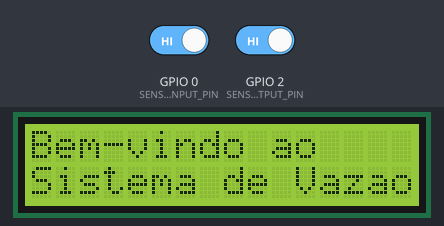
The sketch below on a simulated ESP32. Parts: 16×2 character LCD. The inputs (shaded band) are chosen by the test bench; at power-on: GPIO 0 (SENSOR_INPUT_PIN) HIGH, GPIO 2 (SENSOR_OUTPUT_PIN) HIGH. What the sketch prints to the serial monitor is not drawn.

Above: at 0.1 s.
At 10.2 s:
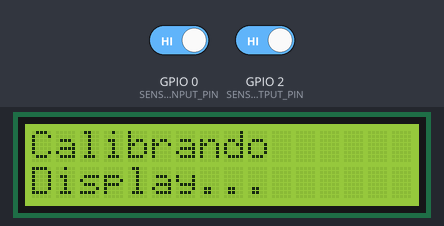
At 25.2 s:
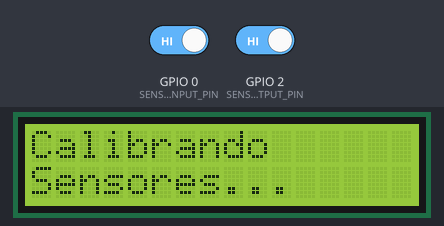
At 45.2 s:
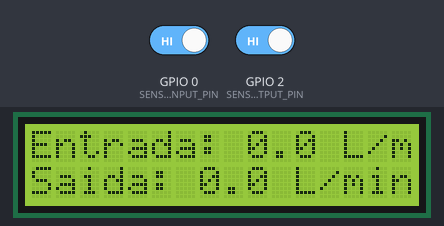

Measured:
- what the display in image 1 shows lasts 15.0 s, from 10.1 s to 25.1 s
- what the display in image 2 shows lasts 20.1 s, from 25.1 s to 45.2 s

The sketch:

TesteDisplayeSensoresVazao.ino
```cpp
#include <Wire.h>
#include <LiquidCrystal_I2C.h>

#define SENSOR_INPUT_PIN 0   // Pino digital para sensor de entrada de água (GPIO19)
#define SENSOR_OUTPUT_PIN 2  // Pino digital para sensor de saída de água (GPIO18)

volatile int inputFlowCount = 0;  // Contador de pulsos do sensor de entrada
volatile int outputFlowCount = 0; // Contador de pulsos do sensor de saída

float inputFlowRate = 0.0;        // Vazão de entrada em litros por minuto
float outputFlowRate = 0.0;       // Vazão de saída em litros por minuto
float totalWater = 0.0;           // Total de água (em litros) armazenada

unsigned long lastTime = 0;

// Definindo os pinos SDA e SCL no ESP8266
#define SDA_PIN 12
#define SCL_PIN 14

// Definindo o display LCD com o endereço 0x27 e 16 colunas por 2 linhas
LiquidCrystal_I2C lcd(0x27, 16, 2);

void IRAM_ATTR sensorInputInterrupt() {
  inputFlowCount++;  // Incrementa quando o sensor de entrada detecta um pulso
}

void IRAM_ATTR sensorOutputInterrupt() {
  outputFlowCount++;  // Incrementa quando o sensor de saída detecta um pulso
}

void setup() {
  Serial.begin(115200);  // Inicializa a comunicação serial

  // Configura os pinos I2C com o SDA e SCL definidos
  Wire.begin(SDA_PIN, SCL_PIN); // Configura os pinos I2C

  // Inicializando o LCD

  lcd.backlight();  // Liga o backlight

  lcd.begin(16, 2);
  lcd.clear();
  lcd.setCursor(0, 0);
  lcd.print("Bem-vindo ao");
  lcd.setCursor(0, 1);
  lcd.print("Sistema de Vazao");

  delay(10000);  // Espera 2 segundos para exibir a saudação

  // Calibrando display
  lcd.clear();
  lcd.setCursor(0, 0);
  lcd.print("Calibrando");
  lcd.setCursor(0, 1);
  lcd.print("Display...");
  delay(15000);  // Espera 1.5 segundos

  // Calibrando sensores de vazão
  lcd.clear();
  lcd.setCursor(0, 0);
  lcd.print("Calibrando");
  lcd.setCursor(0, 1);
  lcd.print("Sensores...");
  delay(20000);  // Espera 1.5 segundos

  // Define os pinos dos sensores como entrada com resistor pull-up
  pinMode(SENSOR_INPUT_PIN, INPUT_PULLUP);
  pinMode(SENSOR_OUTPUT_PIN, INPUT_PULLUP);

  // Configura as interrupções para os sensores
  attachInterrupt(digitalPinToInterrupt(SENSOR_INPUT_PIN), sensorInputInterrupt, FALLING);
  attachInterrupt(digitalPinToInterrupt(SENSOR_OUTPUT_PIN), sensorOutputInterrupt, FALLING);

  // Inicializa a comunicação serial
  Serial.println("Iniciando monitoramento de vazão...");
}

void loop() {
  // A cada 1 segundo, calcula e imprime a vazão e atualiza o total de água
  if (millis() - lastTime >= 1000) {
    lastTime = millis();

    // Calcula a vazão de entrada e saída: 7,5 pulsos por litro (ajuste conforme necessário)
    inputFlowRate = inputFlowCount / 7.5;
    outputFlowRate = outputFlowCount / 7.5;

    // Atualiza o total de água armazenada, mas não permite que o total seja negativo
    totalWater += inputFlowRate;  // A cada segundo, adiciona a entrada de água
    totalWater -= outputFlowRate; // Subtrai a saída de água

    // Evita que o total de água seja negativo
    if (totalWater < 0) {
      totalWater = 0.0;  // Zera o total de água caso seja negativo
    }

    // Reseta os contadores de pulsos para o próximo ciclo
    inputFlowCount = 0;
    outputFlowCount = 0;

    // Exibe as informações no display LCD
    lcd.clear();
    lcd.setCursor(0, 0);
    lcd.print("Entrada: ");
    lcd.print(inputFlowRate, 1);
    lcd.print(" L/min");

    lcd.setCursor(0, 1);
    lcd.print("Saida: ");
    lcd.print(outputFlowRate, 1);
    lcd.print(" L/min");

    // Imprime as informações no monitor serial de forma estruturada
    Serial.println("\n===============================");
    Serial.println("Monitoramento de Vazão:");
    Serial.print("Vazão de Entrada: ");
    Serial.print(inputFlowRate, 1);
    Serial.println(" L/min");

    Serial.print("Vazão de Saída: ");
    Serial.print(outputFlowRate, 1);
    Serial.println(" L/min");

    Serial.print("Total de Água: ");
    Serial.print(totalWater, 1);
    Serial.println(" L");

    Serial.println("===============================");
  }
}
```
